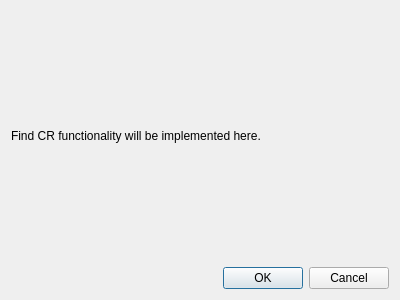
<?xml version="1.0" encoding="UTF-8"?>
<ui version="4.0">
 <class>FindCRDialog</class>
 <widget class="QDialog" name="FindCRDialog">
  <property name="geometry">
   <rect>
    <x>0</x>
    <y>0</y>
    <width>400</width>
    <height>300</height>
   </rect>
  </property>
  <property name="windowTitle">
   <string>Find CR</string>
  </property>
  <layout class="QVBoxLayout" name="verticalLayout">
   <item>
    <widget class="QLabel" name="label">
     <property name="text">
      <string>Find CR functionality will be implemented here.</string>
     </property>
    </widget>
   </item>
   <item>
    <widget class="QDialogButtonBox" name="buttonBox">
     <property name="orientation">
      <enum>Qt::Horizontal</enum>
     </property>
     <property name="standardButtons">
      <set>QDialogButtonBox::Cancel|QDialogButtonBox::Ok</set>
     </property>
    </widget>
   </item>
  </layout>
 </widget>
 <resources/>
 <connections>
  <connection>
   <sender>buttonBox</sender>
   <signal>accepted()</signal>
   <receiver>FindCRDialog</receiver>
   <slot>accept()</slot>
   <hints>
    <hint type="sourcelabel">
     <x>248</x>
     <y>254</y>
    </hint>
    <hint type="destinationlabel">
     <x>157</x>
     <y>274</y>
    </hint>
   </hints>
  </connection>
  <connection>
   <sender>buttonBox</sender>
   <signal>rejected()</signal>
   <receiver>FindCRDialog</receiver>
   <slot>reject()</slot>
   <hints>
    <hint type="sourcelabel">
     <x>316</x>
     <y>260</y>
    </hint>
    <hint type="destinationlabel">
     <x>286</x>
     <y>274</y>
    </hint>
   </hints>
  </connection>
 </connections>
</ui>
